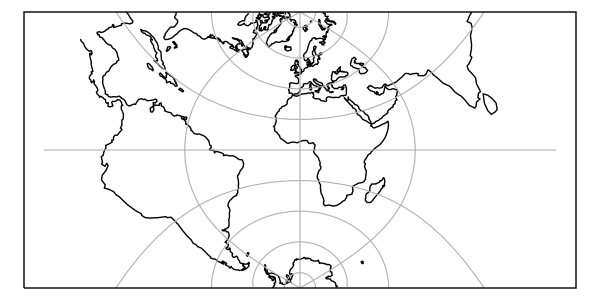

The script that drew this image:
import matplotlib.pyplot as plt
import cartopy.crs as ccrs

plt.figure(figsize=(6, 3))
ax = plt.axes(projection=ccrs.TransverseMercator())
ax.coastlines(resolution='110m')
ax.gridlines()
